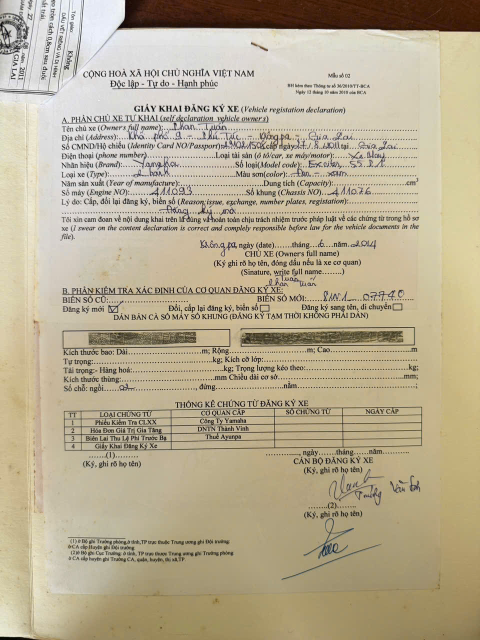
#> input picture input.jpg, 960 x 1280 px (shown at 1/2 size); its folder holds only this picture in this run
$ python demo7_yolo_batch.py
#> lines starting #> are read from the running program, lines starting #| are printed output that depends on the picture
import os
import cv2
import numpy as np
from ultralytics import YOLO

# =========================
# CONFIG
# =========================
MODEL_PATH = r"C:\Users\Admin\Downloads\PerspectiveCrop.v1i.yolov8\runs\segment\train2\weights\best.pt"
DEVICE = 0          # 0 = GPU, "cpu" nếu muốn CPU
IMGSZ = 640
CONF = 0.25

# Resize ảnh trước khi YOLO để ổn định + nhanh (bám theo bản YOLO của bạn)
TARGET_H = 640

# Pad nhẹ để tránh cắt sát mép (bám theo demo7)
PAD_CFG = dict(
    pad_top=0.05,
    pad_bottom=0.05,
    pad_left=0.025,
    pad_right=0.025,
    max_px_tb=50,
    max_px_lr=50
)

# =========================
# Unicode-safe IO (GIỮ từ demo7)
# =========================
def imread_unicode(path):
    data = np.fromfile(path, dtype=np.uint8)
    img = cv2.imdecode(data, cv2.IMREAD_COLOR)
    return img

# [52 lines left out: functions imwrite_unicode, order_points, four_point_transform, not called in this run]


# =========================
# Color label: TK (white) / XX (pink)  (GIỮ)
# =========================
def classify_center_color(bgr_img):
    h, w = bgr_img.shape[:2]
    cx1, cx2 = int(w * 0.40), int(w * 0.60)
    cy1, cy2 = int(h * 0.40), int(h * 0.60)
    patch = bgr_img[cy1:cy2, cx1:cx2]

    hsv = cv2.cvtColor(patch, cv2.COLOR_BGR2HSV)
    H = hsv[..., 0].astype(np.float32)
    S = hsv[..., 1].astype(np.float32)

    pink_mask = ((H >= 150) | (H <= 10)) & (S >= 25)
    pink_ratio = float(np.mean(pink_mask))
    return ("XX" if pink_ratio > 0.10 else "TK")

# =========================
# Mask helpers (từ YOLO bản của bạn)
# =========================
# [365 lines left out: functions keep_largest_component, mask_postprocess, fit_line_ransac, intersect_lines, quad_from_mask_line_fitting, _quad_angles_deg and 8 more, not called in this run]

# =========================
# YOLO model singleton
# =========================
_yolo_model = None

def get_model():
    global _yolo_model
    if _yolo_model is None:
        _yolo_model = YOLO(MODEL_PATH)
    return _yolo_model

# [33 lines left out: functions pick_best_instance, clamp_quad_to_image, not called in this run]

# =========================
# Main detect (YOLO) - thay GrabCut của demo7
# =========================
def detect_document(image_path, debug=False):
    # Unicode-safe read
    original = imread_unicode(image_path)
    if original is None:
        raise Exception(f"Không đọc được ảnh: {image_path}")

    # Downscale để YOLO chạy ổn định
    target_h = TARGET_H
    ratio = original.shape[0] / target_h
    small = cv2.resize(original, (int(original.shape[1] / ratio), target_h))

    label = classify_center_color(small)

    model = get_model()
    res = model.predict(small, imgsz=IMGSZ, conf=CONF, device=DEVICE, verbose=False)[0]

    if res.masks is None or res.boxes is None:
        raise Exception("YOLO không trả masks/boxes (không phát hiện giấy)")

    masks = res.masks.data.detach().cpu().numpy()   # (N,H,W)
    confs = res.boxes.conf.detach().cpu().numpy()   # (N,)

    H, W = small.shape[:2]
    best_i = pick_best_instance(masks, confs, H, W)
    if best_i is None:
        raise Exception("Không chọn được instance giấy hợp lệ")

    best_mask = (masks[best_i] > 0.5).astype(np.uint8) * 255
    best_mask = mask_postprocess(best_mask)

    # Stable quad from AI mask
    # Candidate quads (ưu tiên projective)
    cands = []

    # 1) approxPolyDP trên hull với nhiều eps để bắt được hình thang (perspective)
    cands += quad_candidates_from_mask(best_mask, eps_list=(0.005, 0.010, 0.015, 0.020, 0.030, 0.040, 0.060),
                                    min_area_ratio=0.15)

    # 2) "corner peaks" trên hull (hay bắt đúng 4 góc hình thang)
    q_peaks = quad_from_hull_corner_peaks(best_mask, simplify_eps=0.008)
    if q_peaks is not None:
        cands.append(q_peaks)

    # 3) minAreaRect (fallback affine)
    q_rect = minarea_box_from_mask(best_mask)
    if q_rect is not None:
        cands.append(q_rect)

    # 4) PCA box (fallback affine, ổn định)
    q_pca = pca_box_from_mask(best_mask)
    if q_pca is not None:
        cands.append(q_pca)

    best_q, best_s, best_reason = None, -1e18, "n/a"

    # Nới ngưỡng một chút để không “bỏ qua” các ca perspective mạnh
    for q in cands:
        s, reason = score_quad(
            best_mask, q,
            min_cover=0.85,   # nới
            max_spill=0.20,   # nới
            min_angle=20.0,
            max_angle=165.0,
            max_side_ratio=4.5,
            min_area_ratio=0.12
        )
        if s > best_s:
            best_s, best_q, best_reason = s, q, reason

    if best_q is None:
        raise Exception("YOLO có mask nhưng không suy được quad hợp lệ (cands rỗng/score fail)")

    # Optional debug output (ghi ra file cạnh nơi chạy script)
    if debug:
        overlay = small.copy()
        color = np.zeros_like(overlay)
        color[:, :] = (255, 0, 0)  # BGR
        m = (best_mask > 0).astype(np.uint8)
        overlay = cv2.addWeighted(overlay, 1.0, color, 0.35, 0, dst=overlay)
        overlay[m == 0] = small[m == 0]
        cv2.imwrite("debug_yolo_overlay.jpg", overlay)

        dbg = small.copy()
        q = order_points(best_q.astype(np.float32)).astype(int).reshape(-1, 1, 2)
        cv2.polylines(dbg, [q], True, (0, 255, 0), 3)
        cv2.imwrite("debug_detected_box.jpg", dbg)
        cv2.imwrite("debug_component_best.jpg", best_mask)
        with open("debug_info.txt", "w", encoding="utf-8") as f:
            f.write(f"label={label}\n")
            f.write(f"best_reason={best_reason}\n")
            f.write(f"conf={float(confs[best_i]):.4f}\n")

    # Scale quad back to original + pad + warp
    box_final = order_points(best_q.astype(np.float32))
    box_final *= ratio
    box_final = pad_box(box_final, **PAD_CFG)

    h0, w0 = original.shape[:2]
    box_final = clamp_quad_to_image(box_final, w0, h0, margin=2)
    warped = four_point_transform(original, box_final)
    return warped, label

# =========================
# Batch folder IO (GIỮ từ demo7)
# =========================
VALID_EXTS = {".jpg", ".jpeg", ".png", ".bmp", ".tif", ".tiff", ".webp"}

def is_image_file(path: str) -> bool:
    return os.path.splitext(path)[1].lower() in VALID_EXTS

def ensure_dir(path: str):
    os.makedirs(path, exist_ok=True)

def process_folder(input_root: str, output_root: str):
    input_root = os.path.abspath(input_root)
    output_root = os.path.abspath(output_root)
    ensure_dir(output_root)

    ok = 0
    err = 0
    errors = []

    for dirpath, _, filenames in os.walk(input_root):
        rel = os.path.relpath(dirpath, input_root)
        out_dir = output_root if rel == "." else os.path.join(output_root, rel)
        ensure_dir(out_dir)

        image_files = [
            os.path.join(dirpath, fn)
            for fn in filenames
            if is_image_file(os.path.join(dirpath, fn))
        ]
        if not image_files:
            continue

        tk_count = 0
        xx_count = 0

        for in_path in image_files:
            try:
                warped, label = detect_document(in_path, debug=False)

                if label == "TK":
                    tk_count += 1
                    if tk_count == 1:
                        out_name = "TK.jpg"
                    elif tk_count == 2:
                        out_name = "TK2.jpg"
                    else:
                        raise Exception("Folder có nhiều hơn 2 ảnh TK")

                elif label == "XX":
                    xx_count += 1
                    if xx_count == 1:
                        out_name = "XX.jpg"
                    else:
                        raise Exception("Folder có nhiều hơn 1 ảnh XX")
                else:
                    raise Exception(f"Nhãn lạ: {label}")

                out_path = os.path.join(out_dir, out_name)
                if os.path.exists(out_path):
                    raise FileExistsError(f"Đã tồn tại {out_path}")

                imwrite_unicode(out_path, warped)

                ok += 1
                print(f"[OK] {in_path} -> {out_path}")

            except Exception as e:
                err += 1
                errors.append((in_path, str(e)))
                print(f"[ERR] {in_path} :: {e}")

    print("\n===== TỔNG KẾT =====")
    print(f"OK: {ok}")
    print(f"Lỗi: {err}")
    if errors:
        print("\nDanh sách lỗi:")
        for p, msg in errors:
            print(f"- {p}: {msg}")

if __name__ == "__main__":
    input_folder = input("Nhập đường dẫn folder input: ").strip().strip('"').strip("'")
#> the answer given: .
    output_folder = input("Nhập đường dẫn folder output: ").strip().strip('"').strip("'")
#> the answer given: out.png

    if not os.path.isdir(input_folder):
        print("Folder input không tồn tại.")
        raise SystemExit(1)

    process_folder(input_folder, output_folder)
#> in imread_unicode, img is the input picture: shape (1280, 960, 3); mean B, G, R 146.1, 172.4, 183.8
#> in detect_document, `small = cv2.resize(original, (int(original.shape[1] / ratio), target_h))`:
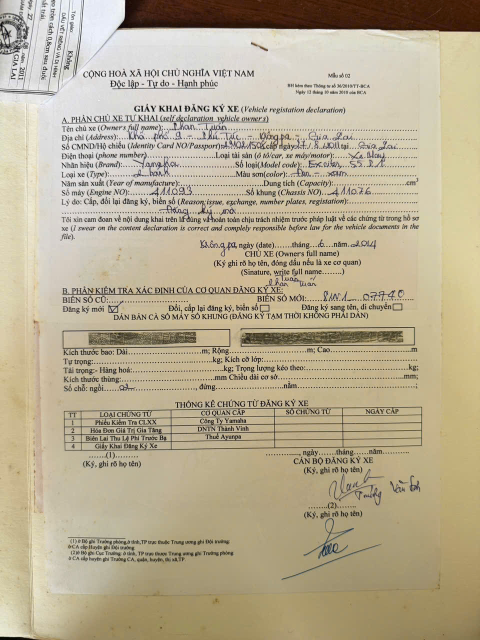
#> small: shape (640, 480, 3); mean B, G, R 146.2, 172.5, 183.9
#> in classify_center_color, `patch = bgr_img[cy1:cy2, cx1:cx2]`:
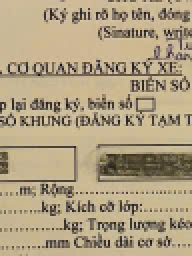
#> patch: shape (128, 96, 3) (shown 2 times larger); mean B, G, R 130.8, 160.9, 176.7
#> in classify_center_color, `hsv = cv2.cvtColor(patch, cv2.COLOR_BGR2HSV)`: hsv: shape (128, 96, 3); mean H, S, V 19.6, 68.7, 176.7
#> in classify_center_color, `H = hsv[..., 0].astype(np.float32)`:
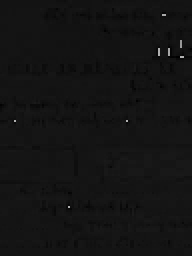
#> H: shape (128, 96) float32 (shown 2 times larger); min 0, max 178, mean 19.6
#> in classify_center_color, `S = hsv[..., 1].astype(np.float32)`:
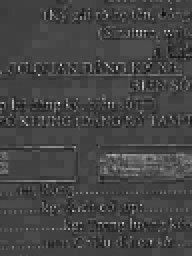
#> S: shape (128, 96) float32 (shown 2 times larger); min 11, max 235, mean 68.7
#> in classify_center_color, `pink_mask = ((H >= 150) | (H <= 10)) & (S >= 25)`:
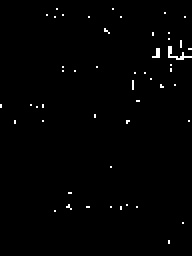
#> pink_mask: shape (128, 96) bool (shown 2 times larger); 0.94% white in thin lines or dots
#> in classify_center_color, `pink_ratio = float(np.mean(pink_mask))`: pink_ratio = 0.00936
#> in detect_document, `label = classify_center_color(small)`: label = 'TK'
#> (the call stopped at in get_model, `_yolo_model = YOLO(MODEL_PATH)`: ultralytics is not available in this run)
